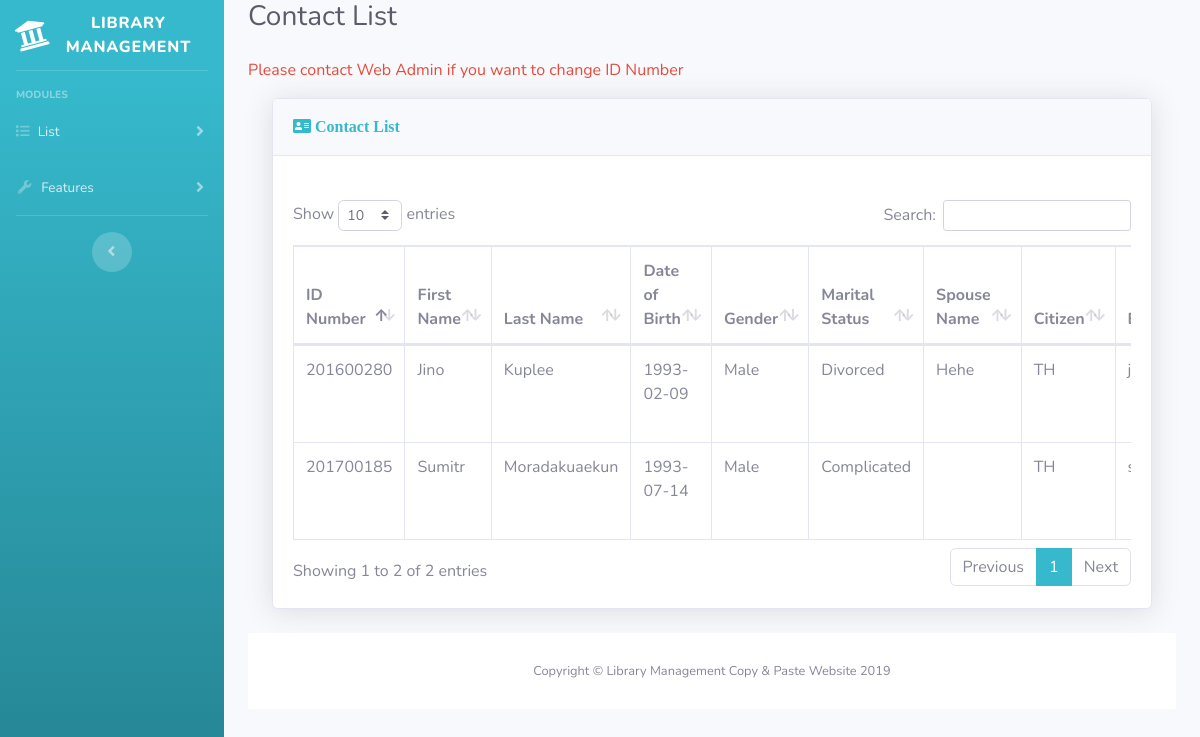
The page /contact_list.php on the database its author committed.
### tables this page shows
CREATE TABLE `Contacts` (
  `ContactsID` int(11) NOT NULL AUTO_INCREMENT,
  `IDNumber` varchar(9) NOT NULL,
  `FirstName` varchar(45) NOT NULL,
  `LastName` varchar(45) NOT NULL,
  `DateofBirth` varchar(10) NOT NULL,
  `Gender` varchar(6) NOT NULL,
  `MaritalStatus` varchar(11) NOT NULL,
  `SpouseName` varchar(45) DEFAULT NULL,
  `Citizen` varchar(2) NOT NULL,
  `Email` varchar(45) NOT NULL,
  `MobilePhone` varchar(45) NOT NULL,
  `HomePhone` varchar(45) DEFAULT NULL,
  `Address` varchar(200) DEFAULT NULL,
  PRIMARY KEY (`ContactsID`)
);

### contact_list.php (the view, shortened to what this page needs)
<!DOCTYPE html>
<html lang="en">
<head>
  <link href="vendor/fontawesome-free/css/all.min.css" rel="stylesheet" type="text/css">
  <link href="css/sb-admin-2.min.css" rel="stylesheet">
  <link href="vendor/datatables/dataTables.bootstrap4.min.css" rel="stylesheet">
</head>
<body id="page-top">
  <div id="wrapper">
    <ul class="navbar-nav bg-gradient-info sidebar sidebar-dark accordion" id="accordionSidebar">
      <a class="sidebar-brand d-flex align-items-center justify-content-center" href="index.php">
        <div class="sidebar-brand-icon rotate-n-15">
          <i class="fa fa-university" aria-hidden="true"></i>
        </div>
        <div class="sidebar-brand-text mx-3">Library Management</div>
      </a>
      <hr class="sidebar-divider">
      <div class="sidebar-heading">
        Modules
      </div>
      <li class="nav-item">
        <a class="nav-link collapsed" href="#" data-toggle="collapse" data-target="#collapseTwo" aria-expanded="true" aria-controls="collapseTwo">
          <i class="fa fa-list" aria-hidden="true"></i>
          <span>List</span>
        </a>
      </li>
        <li class="nav-item">
            <a class="nav-link collapsed" href="#" data-toggle="collapse" data-target="#collapseUtilities" aria-expanded="true" aria-controls="collapseUtilities">
                <i class="fas fa-fw fa-wrench"></i>
                <span>Features</span>
            </a>
        </li>
      <hr class="sidebar-divider d-none d-md-block">
      <div class="text-center d-none d-md-inline">
        <button class="rounded-circle border-0" id="sidebarToggle"></button>
      </div>
    </ul>
    <div id="content-wrapper" class="d-flex flex-column">
      <div id="content">
        <div class="container-fluid">
          <div class="d-sm-flex align-items-center justify-content-between mb-4">
            <h1 class="h3 mb-0 text-gray-800">Contact List</h1>
          </div>
            <p class="text-danger">Please contact Web Admin if you want to change ID Number</p>
                <div class="container-fluid">
                  <div class="card shadow mb-4">
                    <div class="card-header py-3">
                      <h6 class="fa fa-address-card m-0 font-weight-bold text-info"> Contact List</h6>
                    </div>
                      <div class="container-fluid"><br>
                      </div>
                    <div class="card-body">
                      <div class="table-responsive">
                          <?php
                          include_once 'edit/db_connect.php';
                          $query = "SELECT * FROM";
                          $query .= " library_db.Contacts";
                          $result = mysqli_query($conn,$query);
                          if (!$result) {
                              $string = "<div class='alert alert-danger alert-dismissible fade show' role='alert'>
                                Query Failed!
                                <button type='button' class='close' data-dismiss='alert' aria-label='Close'>
                                <span aria-hidden='true'>&times;</span>
                                </button>
                                </div>";
                              $_SESSION['contactListMsg'] = $string;
                              header("Location: contact_list.php");
                          } else {
                              echo "<table class='table table-bordered' id='dataTable' width='100%' cellspacing='0'>";
                              echo "<thead>";
                              echo "<tr>";
                              echo "<th>ID Number</th>";
                              echo "<th>First Name</th>";
                              echo "<th>Last Name</th>";
                              echo "<th>Date of Birth</th>";
                              echo "<th>Gender</th>";
                              echo "<th>Marital Status</th>";
                              echo "<th>Spouse Name</th>";
                              echo "<th>Citizen</th>";
                              echo "<th>Email</th>";
                              echo "</tr>";
                              echo"</thead>";
                              echo "<tbody>";
                              while ($row = mysqli_fetch_array($result)) {
                              echo "<tr>";
                              echo "<td>".$row['IDNumber']."</td>";
                              echo "<td>".$row['FirstName']."</td>";
                              echo "<td>".$row['LastName']."</td>";
                              echo "<td>".$row['DateofBirth']."</td>";
                              echo "<td>".$row['Gender']."</td>";
                              echo "<td>".$row['MaritalStatus']."</td>";
                              echo "<td>".$row['SpouseName']."</td>";
                              echo "<td>".$row['Citizen']."</td>";
                              echo "<td>".$row['Email']."</td>";
                              echo "</tr>";
                              }
                              echo "</tbody>";
                              echo "</table>";
                          }
                          ?>
                      </div>
                    </div>
                  </div>
                </div>
      <footer class="sticky-footer bg-white">
        <div class="container my-auto">
          <div class="copyright text-center my-auto">
            <span>Copyright &copy; Library Management Copy & Paste Website 2019</span>
          </div>
        </div>
      </footer>
    </div>
  </div>
      </div>
    </div>
</body>
</html>

### rows shown on the page
contacts: IDNumber "201600280", FirstName "Jino", LastName "Kuplee", DateofBirth "1993-02-09", Gender "Male", MaritalStatus "Divorced", SpouseName "Hehe", Citizen "TH"
contacts: IDNumber "201700185", FirstName "Sumitr", LastName "Moradakuaekun", DateofBirth "1993-07-14", Gender "Male", MaritalStatus "Complicated", Citizen "TH"
